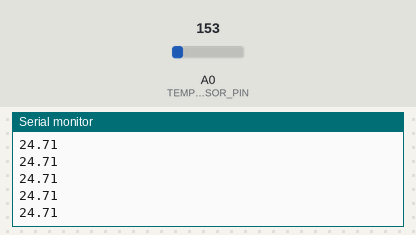
Simulated run of this sketch. Board: Arduino Uno, built with avr-gcc and run on an emulated ATmega328P. Shown: the last lines printed to the serial monitor. The inputs (shaded band) are chosen by the test bench; at power-on: A0 (TEMP_SENSOR_PIN) = 153.

Above: at 1.2 s.
1.3 s: A0 (TEMP_SENSOR_PIN) set to 165
At 1.68 s:
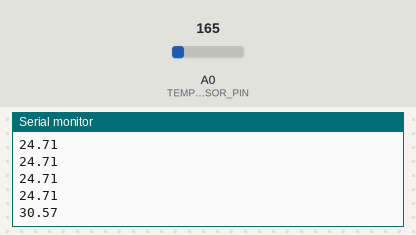
2.8 s: A0 (TEMP_SENSOR_PIN) set to 175
At 2.94 s:
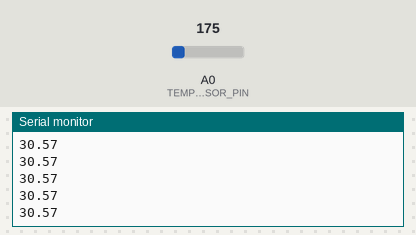
Timing chart, 0 to 5.8 s (numbered marks = the images above; inputs shaded):
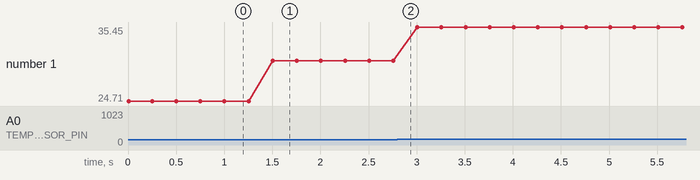

The sketch:

PSIR_2_4.ino
```cpp
const int TEMP_SENSOR_PIN = A0;

void setup() {
  pinMode(TEMP_SENSOR_PIN, INPUT);
  Serial.begin(9600);
  Serial.flush();
  Serial.println("Time");
}

void loop() {
  float temperature = getTemperature(analogRead(TEMP_SENSOR_PIN));
  Serial.println(temperature);
  delay(250);
}

float getTemperature(int analogInput) {
  float voltage = (analogInput * 5.0) / 1024.0;
  return (voltage - 0.5) * 100;
}
```

Measured:
- after the input at 1.3 s, the serial monitor: prints a new line after 0.20 s (image 1)
- plotted number 1: 24.71 → 30.57 after the input at 1.3 s, 30.57 → 35.45 after the input at 2.8 s
